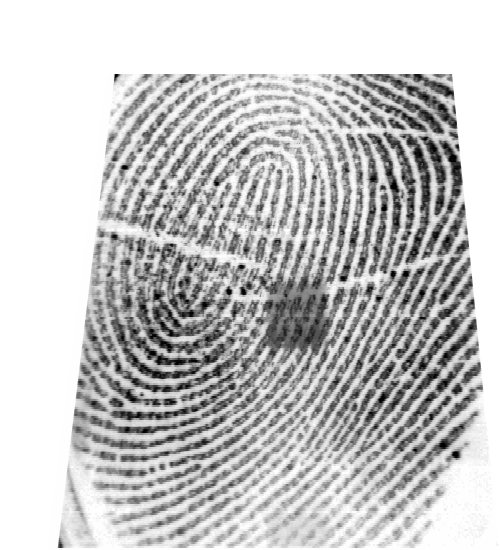
#> input picture Lab 4/Abhay Fingerprints/Left Thumb/10.bmp, 500 x 550 px, found by its file name
$ jupyter execute --allow-errors Lab04-Fingerprint1-2024W-AbhayKhosla-ParbirLehal.ipynb
#> lines starting #> are read from the running program, lines starting #| are printed output that depends on the picture
<!-- DON'T EDIT THIS CELL! -->
<!-- TYPE SHIFT+ENTER AND GO TO THE NEXT CELL -->

<center>
    <h1>Laboratory Experiment #4</h1>
    <h3>Fingerprint Biometrics - Part I: Preprocessing and Feature Extraction</h3>
</center>

# Lab 4 - Report

#### UCID 1: 30085789
#### Name 1: Abhay Khosla

#### UCID 2: 30096001
#### Name 2: Parbir Lehal

#### Group Number: 07

## Introduction
In this lab we will exploring image processing via using fingerprint images in .bmp(raw image format) and recognizing the fingerprint using the extracted features. This is a core part of biometric security systems and is used in many applications such as mobile phones, laptops, and other devices. The main goal of this lab is to understand the process of fingerprint recognition and to implement the feature extraction and matching algorithms. We utilized the DigitalPerson USB fingerprint reader to capture the fingerprint images. In this lab exercise we also learn the practical integration of of theoretical knowledge with the essential Python libraries, including the manual installation of OpenCV. This lab serves as a foundational step towards mastering biometric system design, emphasizing critical analysis and feature extraction expertise.

[cell 1]
import cv2 as cv
import numpy as np

# NOTE: We are using Scikit-Image version 0.18.3
# If you have a version different from that, please open your Anaconda prompt and type:
# conda install -c anaconda scikit-image=0.18.3

from skimage.io import imread
from skimage.util import img_as_ubyte
from skimage.exposure import equalize_hist, equalize_adapthist
from skimage.filters import median
from skimage.measure import find_contours

from scipy.signal.signaltools import wiener

from utils_encm.poincare import calculate_singularities
from utils_encm.segmentation import segmentation
from utils_encm.normalization import normalize
from utils_encm.gabor_filter import gabor_filter
from utils_encm.frequency import ridge_freq
from utils_encm.orientation import calculate_angles, visualize_angles
from utils_encm.crossing_number import calculate_minutiae
from utils_encm.skeletonize import skeletonize
from utils_encm.MatchGaborFeat import MatchGaborFeat
from utils_encm.align2 import align2
from utils_encm.match import match

import matplotlib.pyplot as plt
from matplotlib.patches import Rectangle
import matplotlib as mpl
# setting the default colormap for images only
mpl.rc('image', cmap='gray')

### Helper Function provided to us in the lab template

[cell 2]
def fingerprint_processing(img, block_size=16, threshold=0.4):
    output = {}

    # normalization - removes the effects of sensor noise and finger pressure differences.
    normalized_img = normalize(img.copy(), float(100), float(100))
    output['normalized_img'] = normalized_img

    # segmentation
    (segmented_img, normim, mask) = segmentation(normalized_img,
                                                 block_size,
                                                 threshold)
    output['segmented_img'] = segmented_img
    output['normim'] = normim
    output['mask'] = mask

    # orientation estimation
    angles = calculate_angles(normalized_img,
                              W=block_size, smooth=True)
    output['angles'] = angles

    # find the overall frequency of ridges
    freq = ridge_freq(normim, mask, angles,
                      block_size, kernel_size=5,
                      minWaveLength=5, maxWaveLength=15)
    output['freq'] = freq

    # create gabor filter and do the actual filtering
    gabor_img = gabor_filter(normim, angles, freq, block_size)
    output['gabor_img'] = gabor_img

    # create the skeleton
    thin_image = skeletonize(gabor_img)
    output['thin_image'] = thin_image

    # find the minutiae
    minutiae_lst, minutiae_img, minutiae_arr = calculate_minutiae(thin_image, mask)
    output['minutiae_lst'] = minutiae_lst
    output['minutiae_img'] = minutiae_img
    output['minutiae_array'] = minutiae_arr
    print('Total of minutiae detected: %d' % (len(minutiae_lst)))

    # singularities
    singularities_lst, singularities_img = calculate_singularities(thin_image,
                                                                   angles, block_size,
                                                                   mask)
    print('Total of singularities detected: %d' % (len(singularities_lst)))

    output['singularities_lst'] = singularities_lst
    output['singularities_img'] = singularities_img

    return output

## Exercises

**General Marks**
1. Introduction (a paragraph about the purpose of the lab).
2. (10 marks) Description of the result on each exercise  with illustrations/graphs and analysis of the results (marks are distributed as shown in the Exercise section).
3. Conclusion (a paragraph on what is the main take-out of the lab).

**PART I (Lab 4): Specific Questions**

A detailed description of each exercise to be included in your report (10 marks total) is given below:

**Exercise 1** (3 marks): Select **two fingerprints of different quality (one good and one bad one) from two different fingers each (4 in total)**. Modify the Lab notebook (`Lab04-Fingerprint1.ipynb`) by adding the **histogram equalization** step. For each fingerprint, perform all the pre-processing, and then add the histogram equalization. Compare the quantity of minutiae and singularities detected WITHOUT and WITH  the histogram equalization step. Record the number of minutiae, the number of singularities for each case. Draw the conclusions from this comparison.

##### Loading and processing-Exercise 1 Good/Bad Left Thumb Fingerprint

[cell 3]
# Exercise 1
# Load Images from the data collected during the lab
image1GoodLeft = img_as_ubyte(imread('./Abhay Fingerprints/Left Thumb/10.bmp', as_gray=True)) # Converting the image to grayscale
#> image1GoodLeft: shape (550, 500); min 0, max 255, mean 197.8
image2BadLeft = img_as_ubyte(imread('./Abhay Fingerprints/Left Thumb/1.bmp', as_gray=True)) # Converting the image to grayscale
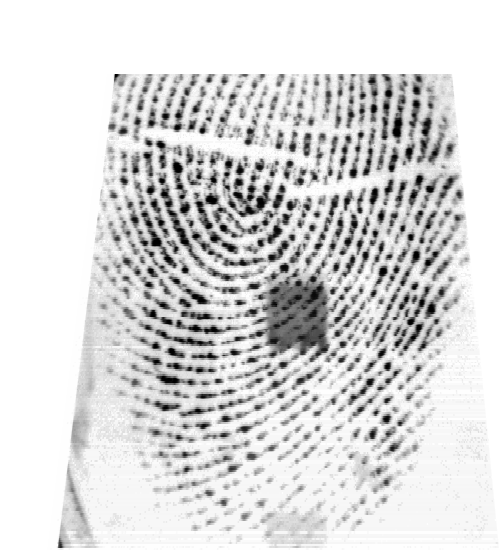
#> input picture Lab 4/Abhay Fingerprints/Left Thumb/1.bmp, 500 x 550 px, found by its file name
#> image2BadLeft: shape (550, 500); min 0, max 255, mean 217.8

# Parameters for processing
seg_threshold = 0.4
block_size = 16

# Image processing
print('Processing good left thumb fingerprint without equalization')
#> (the rest of this cell did not finish here and is left out)

print('Processing bad left thumb fingerprint without equalization')
Fp2ProcessingBadLeft = fingerprint_processing(image2BadLeft, block_size=block_size, threshold=seg_threshold)

# Equalization for contrast enhancement
image1EqHistGoodLeft = img_as_ubyte(equalize_hist(image1GoodLeft))
image1EqAdaptGoodLeft = img_as_ubyte(equalize_adapthist(image1GoodLeft))

image2EqHistBadLeft = img_as_ubyte(equalize_hist(image2BadLeft))
image2EqAdaptBadLeft = img_as_ubyte(equalize_adapthist(image2BadLeft))

# Image processing after equalization
print('Processing good left thumb fingerprint with equalization adaption')
Fp3ProcessingGoodLeftEqualization = fingerprint_processing(image1EqAdaptGoodLeft, block_size=block_size, threshold=seg_threshold)

print('Processing bad left thumb fingerprint with equalization adaption')
Fp4ProcessingBadLeftEqualization = fingerprint_processing(image2EqAdaptBadLeft, block_size=block_size, threshold=seg_threshold)

##### Plotting the Good Left Thumb Fingerprint with Histogram Equalization and Images

[cell 4]
plt.figure(figsize=(14,8))
plt.subplot(2,4,1)
plt.imshow(image1GoodLeft, cmap='gray')
plt.title('Original Image')
plt.subplot(2,4,2)
#> (the rest of this cell did not finish here and is left out)

##### Plotting the Bad Left Thumb Fingerprint with Histogram Equalization and Images

[cell 5]
plt.figure(figsize=(14,8))
plt.subplot(2,4,1)
plt.imshow(image2BadLeft, cmap='gray')
plt.title('Original Image')
plt.subplot(2,4,2)
#> (the rest of this cell did not finish here and is left out)

##### Loading and processing-Exercise 1 Good/Bad Right Thumb Fingerprint

[cell 6]
# Exercise 1
# Load Images from the data collected during the lab
image1GoodRight = img_as_ubyte(imread('./Abhay Fingerprints/Right Thumb/10.bmp', as_gray=True)) # Converting the image to grayscale
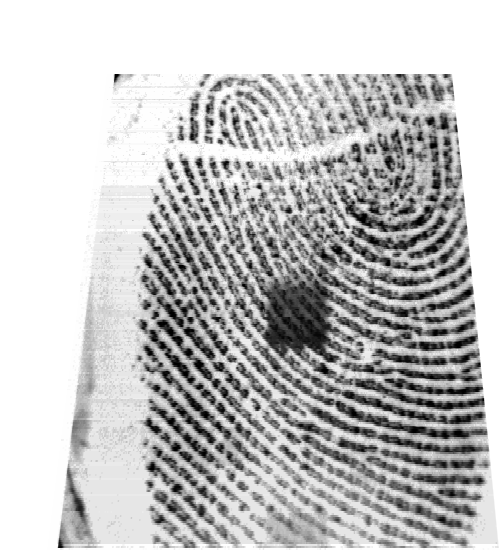
#> input picture Lab 4/Abhay Fingerprints/Right Thumb/10.bmp, 500 x 550 px, found by its file name
#> image1GoodRight: shape (550, 500); min 0, max 255, mean 193.8
image2BadRight = img_as_ubyte(imread('./Abhay Fingerprints/Right Thumb/3.bmp', as_gray=True)) # Converting the image to grayscale
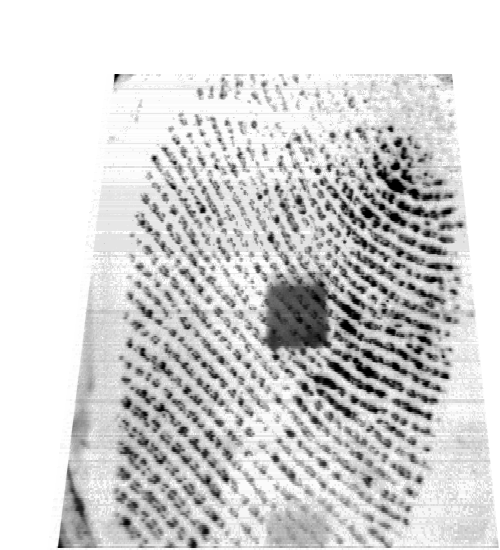
#> input picture Lab 4/Abhay Fingerprints/Right Thumb/3.bmp, 500 x 550 px, found by its file name
#> image2BadRight: shape (550, 500); min 0, max 255, mean 212

# Parameters for processing
seg_threshold = 0.4
block_size = 16

# Image processing
print('Processing good right thumb fingerprint without equalization')
#> (the rest of this cell did not finish here and is left out)

print('Processing bad right thumb fingerprint without equalization')
Fp2ProcessingBadRight = fingerprint_processing(image2BadRight, block_size=block_size, threshold=seg_threshold)

# Equalization for contrast enhancement
image1EqHistGoodRight = img_as_ubyte(equalize_hist(image1GoodRight))
image1EqAdaptGoodRight = img_as_ubyte(equalize_adapthist(image1GoodRight))

image2EqHistBadRight = img_as_ubyte(equalize_hist(image2BadRight))
image2EqAdaptBadRight = img_as_ubyte(equalize_adapthist(image2BadRight))

# Image processing after equalization
print('Processing good right thumb fingerprint with equalization adaption')
Fp3ProcessingGoodRightEqualization = fingerprint_processing(image1EqAdaptGoodRight, block_size=block_size, threshold=seg_threshold)

print('Processing bad right thumb fingerprint with equalization adaption')
Fp4ProcessingBadRightEqualization = fingerprint_processing(image2EqAdaptBadRight, block_size=block_size, threshold=seg_threshold)

##### Plotting the Good Right Thumb Fingerprint with Histogram Equalization and Images

[cell 7]
plt.figure(figsize=(14,8))
plt.subplot(2,4,1)
plt.imshow(image1GoodRight, cmap='gray')
plt.title('Original Image')
plt.subplot(2,4,2)
#> (the rest of this cell did not finish here and is left out)

##### Plotting the Bad Right Thumb Fingerprint with Histogram Equalization and Images

[cell 8]
plt.figure(figsize=(14,8))
plt.subplot(2,4,1)
plt.imshow(image2BadRight, cmap='gray')
plt.title('Original Image')
plt.subplot(2,4,2)
#> (the rest of this cell did not finish here and is left out)

##### Number of minutiae and singularities detected WITHOUT the histogram equalization step-Left Thumb Fingerprint
| Condition |      Minutiae     |  Singularities |
|----------|:-------------:|------:|
| Good  |  73 | 8 |
| Bad |    48  |   4 |

##### Number of minutiae and singularities detected WITH the histogram equalization step-Left Thumb Fingerprint
| Condition |      Minutiae     |  Singularities |
|----------|:-------------:|------:|
| Good  |  78 | 8 |
| Bad |    43  |   4 |

##### Number of minutiae and singularities detected WITHOUT the histogram equalization step-Right Thumb Fingerprint
| Condition |      Minutiae     |  Singularities |
|----------|:-------------:|------:|
| Good  |  82 | 4 |
| Bad |    45  |   0 |

##### Number of minutiae and singularities detected WITH the histogram equalization step-Right Thumb Fingerprint
| Condition |      Minutiae     |  Singularities |
|----------|:-------------:|------:|
| Good  |  87 | 4 |
| Bad |    108  |   0 |

#### Comparison of the quantity of minutiae and singularities detected WITHOUT and WITH the histogram equalization step
The data that is presented above in the has some variance in the number of minutiae and singularities detected in fingerprints with and without the histogram equalization step. Usually a higher count of minutiae indicates that it increases the uniqueness and the accuracy of identification. For the left thumb fingerprint in good condition, histogram equalization slightly improves minutiae detection but does not affect the singularity detection. For the left thumb fingerprint in bad condition, histogram equalization slightly decreases the minutiae detection which could indicate that over processing could be happening for the singularity detection count is same as also noticed in the left thumb good condition. The right thumb fingerprint in good condition shows a slight increase in minutiae detection and no change in singularity detection. The right thumb fingerprint in bad condition shows a significant increase in minutiae detection and no change in singularity detection. The increase in minutiae detection in the right thumb fingerprint in bad condition could be due to the over processing of the image that there were false minutiae detected or noise in the image that was detected as minutiae. This means that we need more careful parameter choosing for tuning and validation when using histogram equalization to ensure the enhancement process does not introduce artifacts or noise in the image.

<b>Note: Our findings could result in a different set because the choosing of the fingerprints is based on our judgment and we might consider different aspects. Henceforth these are not generalized instead based on our data which is uploaded with the lab submission.</b>

**Exercise 2** (3 marks): In this Exercise, perform the same steps as in exercise 1, but instead of histogram equalization, choose one **de-noising** method such as *Wiener* or *Median* filter. Modify the Lab notebook (`Lab04-Fingerprint1.ipynb`) accordingly, record the outcomes and draw the conclusions.

##### Loading and processing with De-noising-Exercise 2 Good/Bad Left Thumb Fingerprint

[cell 9]
# Exercise 2
# Load Images from the data collected during the lab
image1GoodLeft = img_as_ubyte(imread('./Abhay Fingerprints/Left Thumb/10.bmp', as_gray=True)) # Converting the image to grayscale
image2BadLeft = img_as_ubyte(imread('./Abhay Fingerprints/Left Thumb/1.bmp', as_gray=True)) # Converting the image to grayscale

# Parameters for processing
seg_threshold = 0.4
block_size = 16

# Image processing without the De-noising filtering
print('Processing good left thumb fingerprint without De-noising filtering')
#> (the rest of this cell did not finish here and is left out)

print('Processing bad left thumb fingerprint without De-noising filtering')
Fp2ProcessingBadLeft = fingerprint_processing(image2BadLeft, block_size=block_size, threshold=seg_threshold)

# De-noising filtering using the Wiener filter
image1WienerGoodLeft = wiener(image1GoodLeft.astype('float64'), (5,5)) # Wiener filter requires the image to be as a float
image1WienerGoodLeft = img_as_ubyte((image1WienerGoodLeft-np.min(image1WienerGoodLeft))/(np.max(image1WienerGoodLeft)-np.min(image1WienerGoodLeft))) # Convert back to uint8 the output

image2WienerBadLeft = wiener(image2BadLeft.astype('float64'), (5,5)) # Wiener filter requires the image to be as a float
image2WienerBadLeft = img_as_ubyte((image2WienerBadLeft-np.min(image2WienerBadLeft))/(np.max(image2WienerBadLeft)-np.min(image2WienerBadLeft))) # Convert back to uint8 the output

# Image processing after De-noising filtering
print('Processing good left thumb fingerprint with De-noising filtering')
Fp3ProcessingGoodLeftDenoising = fingerprint_processing(image1WienerGoodLeft, block_size=block_size, threshold=seg_threshold)

print('Processing bad left thumb fingerprint with De-noising filtering')
Fp4ProcessingBadLeftDenoising = fingerprint_processing(image2WienerBadLeft, block_size=block_size, threshold=seg_threshold)

##### Plotting the Good Left Thumb Fingerprint with De-noising Filtering(Wiener Filter) and Images

[cell 10]
plt.figure(figsize=(14,8))
plt.subplot(2,3,1)
plt.imshow(image1GoodLeft, cmap='gray')
plt.title('Original Image')
plt.subplot(2,3,2)
#> (the rest of this cell did not finish here and is left out)

##### Plotting the Bad Left Thumb Fingerprint with De-noising Filtering(Wiener Filter) and Images

[cell 11]
plt.figure(figsize=(14,6))
plt.subplot(2,3,1)
plt.imshow(image2BadLeft, cmap='gray')
plt.title('Original Image')
plt.subplot(2,3,2)
#> (the rest of this cell did not finish here and is left out)

##### Loading and processing with De-noising-Exercise 2 Good/Bad Right Thumb Fingerprint

[cell 12]
# Exercise 2
# Load Images from the data collected during the lab
image1GoodRight = img_as_ubyte(imread('./Abhay Fingerprints/Right Thumb/10.bmp', as_gray=True)) # Converting the image to grayscale
image2BadRight = img_as_ubyte(imread('./Abhay Fingerprints/Right Thumb/3.bmp', as_gray=True)) # Converting the image to grayscale

# Parameters for processing
seg_threshold = 0.4
block_size = 16

# Image processing without the De-noising filtering
print('Processing good right thumb fingerprint without De-noising filtering')
#> (the rest of this cell did not finish here and is left out)
